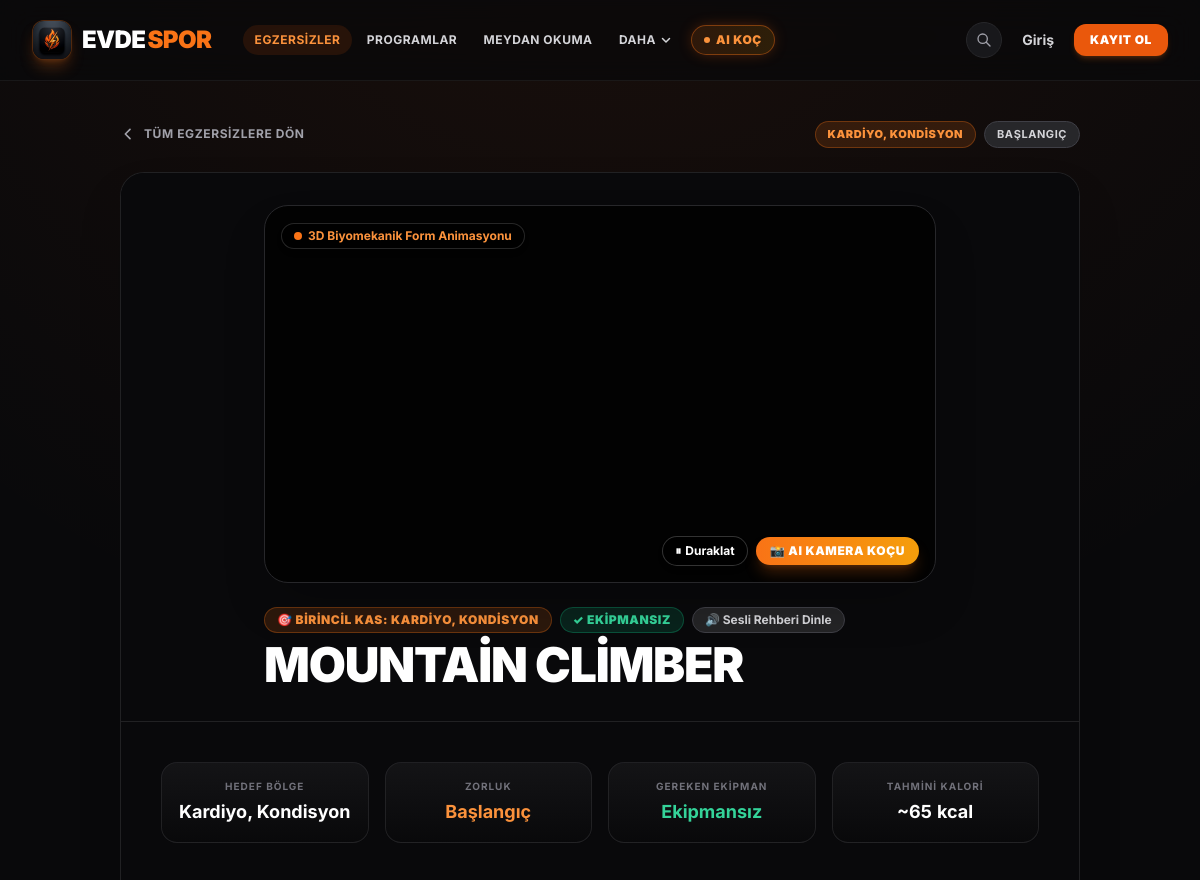
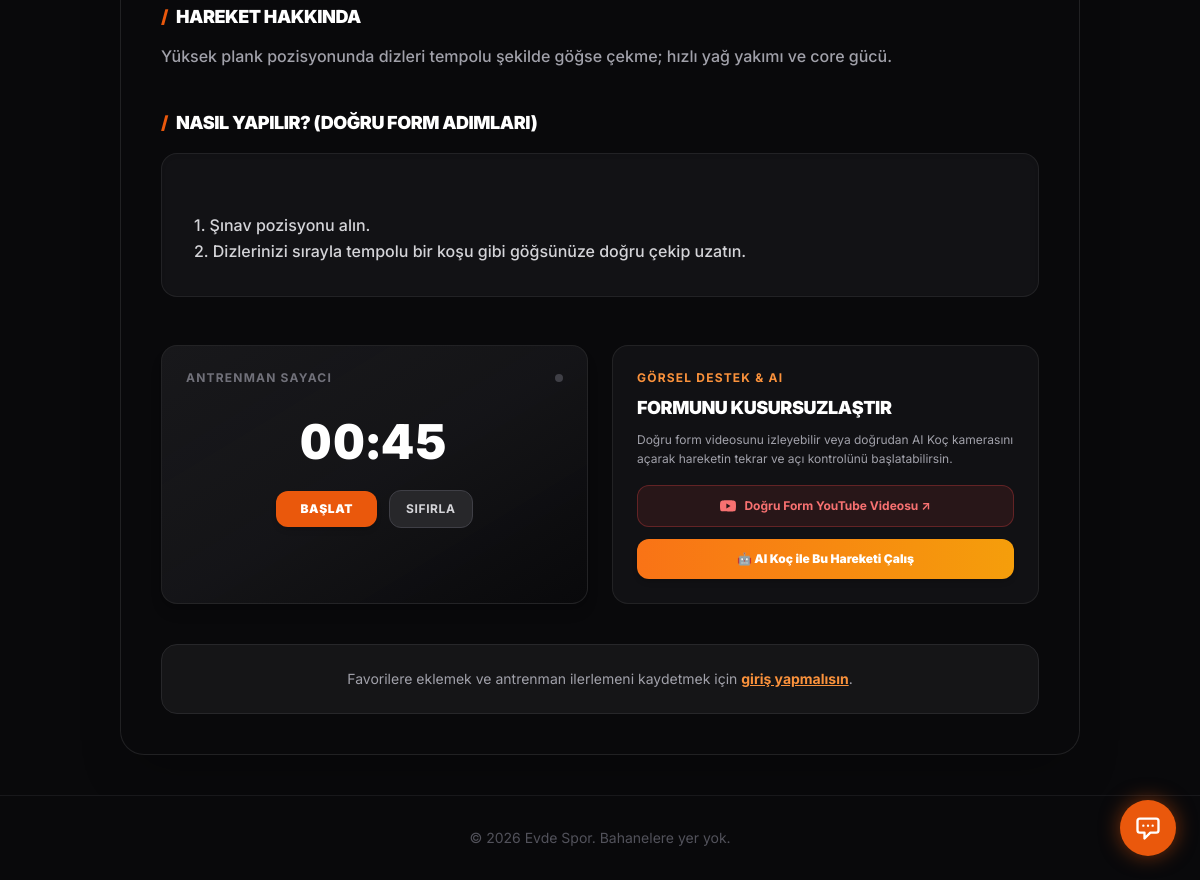
Page /egzersizler/mountain-climber on the committed database (2 pictures, top to bottom).
### models.py (models this page shows)
class Exercise(db.Model):
    id = db.Column(db.Integer, primary_key=True)
    name = db.Column(db.String(100), nullable=False)
    slug = db.Column(db.String(100), unique=True, nullable=False)
    description = db.Column(db.Text, nullable=True)
    instructions = db.Column(db.Text, nullable=True)
    muscle_group = db.Column(db.String(50), nullable=False)
    difficulty = db.Column(db.String(50), nullable=False)
    equipment = db.Column(db.String(100), nullable=True)
    video_url = db.Column(db.String(255), nullable=True)
    duration_seconds = db.Column(db.Integer, nullable=True)
    calories_estimate = db.Column(db.Integer, nullable=True)

### app.py (the view)
    @app.route('/egzersizler/<slug>')
    def exercise_detail(slug):
        exercise = Exercise.query.filter_by(slug=slug).first_or_404()
        is_favorite = False
        if current_user.is_authenticated:
            is_favorite = exercise in current_user.favorites
        return render_template('exercise_detail.html', exercise=exercise, is_favorite=is_favorite)

### templates/exercise_detail.html (shortened to what this page needs)
{% extends 'base.html' %}
{% block content %}
<div class="max-w-5xl mx-auto relative z-10 animate-fade-up">
    <div class="mb-6 flex items-center justify-between">
        <a href="/egzersizler" class="inline-flex items-center text-zinc-400 hover:text-white transition-colors text-xs font-bold uppercase tracking-wider">
            <svg class="w-4 h-4 mr-2" fill="none" stroke="currentColor" viewBox="0 0 24 24"><path stroke-linecap="round" stroke-linejoin="round" stroke-width="2.5" d="M15 19l-7-7 7-7"></path></svg>
            Tüm Egzersizlere Dön
        </a>
        <div class="flex items-center space-x-2">
            <span class="px-3 py-1 rounded-full text-[11px] font-black uppercase tracking-wider bg-orange-500/15 text-orange-400 border border-orange-500/30">
                {{ exercise.muscle_group }}
            </span>
            <span class="px-3 py-1 rounded-full text-[11px] font-bold uppercase tracking-wider bg-zinc-800 text-zinc-300 border border-zinc-700">
                {{ exercise.difficulty }}
            </span>
        </div>
    </div>
    <div class="athletic-card rounded-3xl overflow-hidden relative border border-zinc-800/80 bg-zinc-950 shadow-2xl">
        <div class="w-full bg-zinc-950 relative overflow-hidden p-4 sm:p-8 flex flex-col items-center justify-center border-b border-zinc-800/80">
            <div class="absolute inset-0 bg-radial from-orange-600/10 via-transparent to-transparent pointer-events-none"></div>
            <div class="relative w-full max-w-2xl aspect-video rounded-3xl overflow-hidden bg-black/80 border border-zinc-800 shadow-2xl group flex items-center justify-center">
                <video id="detail-exercise-video"
                       src="/static/animations/{{ exercise.slug }}.mp4"
                       poster="/static/images/{{ exercise.slug }}.jpg"
                       autoplay loop muted playsinline
                       class="w-full h-full object-contain">
                </video>
                <div class="absolute top-4 left-4 z-20">
                    <span class="inline-flex items-center gap-1.5 px-3 py-1 rounded-full bg-black/80 border border-white/15 backdrop-blur-md text-xs font-bold text-orange-400 shadow-md">
                        <span class="w-2 h-2 rounded-full bg-orange-500 animate-ping"></span>
                        <span>3D Biyomekanik Form Animasyonu</span>
                    </span>
                </div>
                <div class="absolute bottom-4 right-4 z-20 flex items-center gap-2">
                    <button onclick="toggleDetailVideo()" id="video-toggle-btn"
                            class="px-3 py-1.5 rounded-full bg-black/80 backdrop-blur-md text-xs font-bold text-white border border-white/20 hover:bg-black transition-all shadow-md cursor-pointer flex items-center gap-1">
                        <span id="video-toggle-icon">⏸</span>
                        <span id="video-toggle-text">Duraklat</span>
                    </button>
                    <a href="/ai-koc?exercise={{ exercise.slug }}"
                       class="px-3.5 py-1.5 rounded-full bg-gradient-to-r from-orange-500 to-amber-500 hover:from-orange-600 text-white text-xs font-black uppercase tracking-wider transition-all shadow-lg shadow-orange-500/25 flex items-center gap-1.5">
                        <span>📸 AI Kamera Koçu</span>
                    </a>
                </div>
            </div>
            <div class="w-full max-w-2xl mt-6 text-left">
                <div class="flex flex-wrap items-center gap-2 mb-2">
                    <span class="px-3 py-1 rounded-full text-xs font-black uppercase tracking-wider bg-orange-500/15 border border-orange-500/30 text-orange-400">
                        🎯 Birincil Kas: {{ exercise.muscle_group }}
                    </span>
                    <span class="px-3 py-1 rounded-full text-xs font-black uppercase tracking-wider bg-emerald-500/15 border border-emerald-500/30 text-emerald-400">
                        ✓ {{ exercise.equipment or 'Vücut Ağırlığı' }}
                    </span>
                    <button onclick="playExerciseAudio('{{ exercise.slug }}')"
                            class="px-3 py-1 rounded-full text-xs font-bold bg-zinc-800/90 hover:bg-zinc-700 border border-zinc-700 text-zinc-300 hover:text-white transition-all flex items-center gap-1 cursor-pointer">
                        <span>🔊 Sesli Rehberi Dinle</span>
                    </button>
                </div>
                <h1 class="text-3xl sm:text-5xl font-black text-white uppercase tracking-tight leading-tight">
                    {{ exercise.name }}
                </h1>
            </div>
        </div>
        <div class="p-6 sm:p-10 space-y-10">
            <div class="grid grid-cols-2 md:grid-cols-4 gap-4">
                <div class="glass-panel rounded-2xl p-4 border border-zinc-800/80 text-center">
                    <span class="block text-[10px] text-zinc-500 font-bold uppercase tracking-widest mb-1">Hedef Bölge</span>
                    <span class="font-bold text-white text-base sm:text-lg">{{ exercise.muscle_group }}</span>
                </div>
                <div class="glass-panel rounded-2xl p-4 border border-zinc-800/80 text-center">
                    <span class="block text-[10px] text-zinc-500 font-bold uppercase tracking-widest mb-1">Zorluk</span>
                    <span class="font-bold text-orange-400 text-base sm:text-lg">{{ exercise.difficulty }}</span>
                </div>
                <div class="glass-panel rounded-2xl p-4 border border-zinc-800/80 text-center">
                    <span class="block text-[10px] text-zinc-500 font-bold uppercase tracking-widest mb-1">Gereken Ekipman</span>
                    <span class="font-bold text-emerald-400 text-base sm:text-lg">{{ exercise.equipment or 'Vücut Ağırlığı' }}</span>
                </div>
                <div class="glass-panel rounded-2xl p-4 border border-zinc-800/80 text-center">
                    <span class="block text-[10px] text-zinc-500 font-bold uppercase tracking-widest mb-1">Tahmini Kalori</span>
                    <span class="font-mono font-bold text-white text-base sm:text-lg">~{{ exercise.calories_estimate or 8 }} kcal</span>
                </div>
            </div>
            <div class="space-y-3">
                <h3 class="text-lg font-black text-white uppercase tracking-tight flex items-center gap-2">
                    <span class="text-accent font-black">/</span>
                    <span>Hareket Hakkında</span>
                </h3>
                <p class="text-base text-zinc-400 leading-relaxed font-medium">
                    {{ exercise.description }}
                </p>
            </div>
            <div class="space-y-4">
                <h3 class="text-lg font-black text-white uppercase tracking-tight flex items-center gap-2">
                    <span class="text-accent font-black">/</span>
                    <span>Nasıl Yapılır? (Doğru Form Adımları)</span>
                </h3>
                <div class="bg-zinc-900/70 p-6 sm:p-8 rounded-2xl border border-zinc-800/80 text-zinc-300 text-base leading-relaxed whitespace-pre-line font-medium shadow-inner">
                    {{ exercise.instructions }}
                </div>
            </div>
            <div class="grid grid-cols-1 md:grid-cols-2 gap-6 pt-2">
                <div class="bg-gradient-to-br from-zinc-900 via-zinc-900/80 to-zinc-950 p-6 rounded-2xl border border-zinc-800/80 shadow-lg"
                     x-data="{
                        time: {{ exercise.duration_seconds or 60 }},
                        initial: {{ exercise.duration_seconds or 60 }},
                        timer: null,
                        running: false,
                        get formatTime() {
                            let m = Math.floor(this.time / 60);
                            let s = this.time % 60;
                            return (m < 10 ? '0'+m : m) + ':' + (s < 10 ? '0'+s : s);
                        },
                        start() {
                            if(!this.running) {
                                this.running = true;
                                this.timer = setInterval(() => {
                                    if(this.time > 0) {
                                        this.time--;
                                    } else {
                                        clearInterval(this.timer);
                                        this.running = false;
                                        try {
                                            const ctx = new (window.AudioContext || window.webkitAudioContext)();
                                            const osc = ctx.createOscillator();
                                            osc.connect(ctx.destination);
                                            osc.frequency.value = 880;
                                            osc.start();
                                            osc.stop(ctx.currentTime + 0.3);
                                        } catch(e){}
                                    }
                                }, 1000);
                            }
                        },
                        stop() {
                            this.running = false;
                            clearInterval(this.timer);
                        },
                        reset() {
                            this.running = false;
                            clearInterval(this.timer);
                            this.time = this.initial;
                        }
                     }">
                    <div class="flex items-center justify-between mb-4">
                        <span class="text-xs font-bold text-zinc-500 uppercase tracking-widest">Antrenman Sayacı</span>
                        <span class="w-2 h-2 rounded-full" :class="running ? 'bg-orange-500 animate-ping' : 'bg-zinc-700'"></span>
                    </div>
                    <div class="text-5xl font-mono font-black text-white text-center py-4 tracking-wider" x-text="formatTime">
                    </div>
                    <div class="flex items-center justify-center gap-3 pt-2">
                        <button @click="start()" x-show="!running" class="bg-accent hover:bg-orange-500 text-white font-black py-2.5 px-6 rounded-xl text-xs uppercase tracking-wider transition-all shadow-md">
                            Başlat
                        </button>
                        <button @click="reset()" class="bg-zinc-800 hover:bg-zinc-700 text-zinc-300 font-bold py-2.5 px-4 rounded-xl text-xs uppercase tracking-wider transition-all border border-zinc-700">
                            Sıfırla
                        </button>
                    </div>
                </div>
                <div class="bg-zinc-900/60 p-6 rounded-2xl border border-zinc-800/80 flex flex-col justify-between">
                    <div>
                        <span class="text-xs font-bold text-orange-400 uppercase tracking-widest block mb-2">Görsel Destek & AI</span>
                        <h4 class="text-lg font-black text-white uppercase tracking-tight mb-2">Formunu Kusursuzlaştır</h4>
                        <p class="text-xs text-zinc-400 leading-relaxed">
                            Doğru form videosunu izleyebilir veya doğrudan AI Koç kamerasını açarak hareketin tekrar ve açı kontrolünü başlatabilirsin.
                        </p>
                    </div>
                    <div class="space-y-3 pt-4">
                        {% if exercise.video_url %}
                        <a href="{{ exercise.video_url }}" target="_blank" rel="noopener noreferrer"
                           class="w-full inline-flex items-center justify-center gap-2 text-xs font-bold text-red-400 hover:text-white bg-red-500/10 hover:bg-red-600 border border-red-500/30 px-4 py-3 rounded-xl transition-all">
                            <span>Doğru Form YouTube Videosu ↗</span>
                        </a>
                        {% endif %}
                        <a href="/ai-koc" class="w-full inline-flex items-center justify-center gap-2 text-xs font-black text-white bg-gradient-to-r from-orange-500 to-amber-500 hover:from-orange-600 hover:to-amber-600 px-4 py-3 rounded-xl transition-all shadow-md">
                            <span>🤖 AI Koç ile Bu Hareketi Çalış</span>
                        </a>
                    </div>
                </div>
            </div>
            {% if current_user.is_authenticated %}
            <div class="flex flex-col sm:flex-row gap-4 border-t border-zinc-800/80 pt-8 mt-8">
                <form action="/favori-ekle/{{ exercise.id }}" method="POST" class="flex-1">
                    <button type="submit" class="w-full flex items-center justify-center px-6 py-4 rounded-xl font-bold uppercase tracking-wider text-xs transition-all {{ 'bg-zinc-800 text-orange-400 border border-orange-500/40 shadow-inner' if is_favorite else 'bg-zinc-900 text-zinc-300 border border-zinc-800 hover:border-zinc-600 hover:text-white' }}">
                        <svg class="w-5 h-5 mr-2 {{ 'fill-current text-accent' if is_favorite else '' }}" fill="none" stroke="currentColor" viewBox="0 0 24 24"><path stroke-linecap="round" stroke-linejoin="round" stroke-width="2" d="M4.318 6.318a4.5 4.5 0 000 6.364L12 20.364l7.682-7.682a4.5 4.5 0 00-6.364-6.364L12 7.636l-1.318-1.318a4.5 4.5 0 00-6.364 0z"></path></svg>
                        <span>{{ 'Favorilerden Çıkar' if is_favorite else 'Favorilere Ekle' }}</span>
                    </button>
                </form>
                <form action="/ilerleme-kaydet/{{ exercise.id }}" method="POST" class="flex-[2]">
                    <button type="submit" class="w-full flex items-center justify-center px-6 py-4 bg-emerald-500 hover:bg-emerald-400 text-white font-black uppercase tracking-wider text-xs rounded-xl transition-all shadow-lg shadow-emerald-500/20">
                        <svg class="w-5 h-5 mr-2" fill="none" stroke="currentColor" viewBox="0 0 24 24"><path stroke-linecap="round" stroke-linejoin="round" stroke-width="2.5" d="M5 13l4 4L19 7"></path></svg>
                        <span>Antrenmanı Tamamla & Kaydet</span>
                    </button>
                </form>
            </div>
            {% else %}
            <div class="bg-zinc-900/80 border border-zinc-800 rounded-2xl p-6 text-zinc-400 text-center mt-8 text-sm">
                Favorilere eklemek ve antrenman ilerlemeni kaydetmek için <a href="/giris" class="font-bold text-orange-400 underline hover:text-orange-300 transition-colors">giriş yapmalısın</a>.
            </div>
            {% endif %}
        </div>
    </div>
</div>
{% endblock %}

### templates/base.html (style rules this page uses)
html { scroll-behavior: smooth; }
body { background-color: #09090b; color: #fafafa; font-family: 'Inter', -apple-system, BlinkMacSystemFont, 'Segoe UI', Roboto, sans-serif; -webkit-font-smoothing: antialiased; -moz-osx-font-smoothing: grayscale; background-image: radial-gradient(ellipse 80% 50% at 50% -10%, rgba(234,88,12,0.08), transparent); }
h1, h2, h3, h4, .font-heading, .font-display { font-family: 'Inter', -apple-system, BlinkMacSystemFont, sans-serif; font-weight: 800; letter-spacing: -0.02em; }
.font-mono { font-family: 'Inter', system-ui, sans-serif !important; font-variant-numeric: tabular-nums; }
.athletic-card { background-color: #18181b; border: 1px solid rgba(255, 255, 255, 0.05); transition: all 0.3s ease; }
.glass-panel { background: linear-gradient(180deg, rgba(24,24,27,0.75), rgba(9,9,11,0.75)); border: 1px solid rgba(255,255,255,0.07); backdrop-filter: blur(14px); -webkit-backdrop-filter: blur(14px); }
.animate-fade-up { animation: fadeUp .7s cubic-bezier(.2,.7,.2,1) both; }

### rows in the picture
Exercise: muscle_group "KARDIYO, KONDISYON", difficulty "BAŞLANGIÇ", equipment "EKIPMANSIZ", name "MOUNTAIN CLIMBER", muscle_group "Kardiyo, Kondisyon", difficulty "Başlangıç", equipment "Ekipmansız", calories_estimate "65", description "Yüksek plank pozisyonunda dizleri tempolu şekilde göğse çekme; hızlı yağ yakımı ve core gücü.", instructions "1. Şınav pozisyonu alın. 2. Dizlerinizi sırayla tempolu bir koşu gibi göğsünüze doğru çekip uzatın."

### other values in the picture
{{ label }} "EGZERSIZLER PROGRAMLAR MEYDAN OKUMA"
